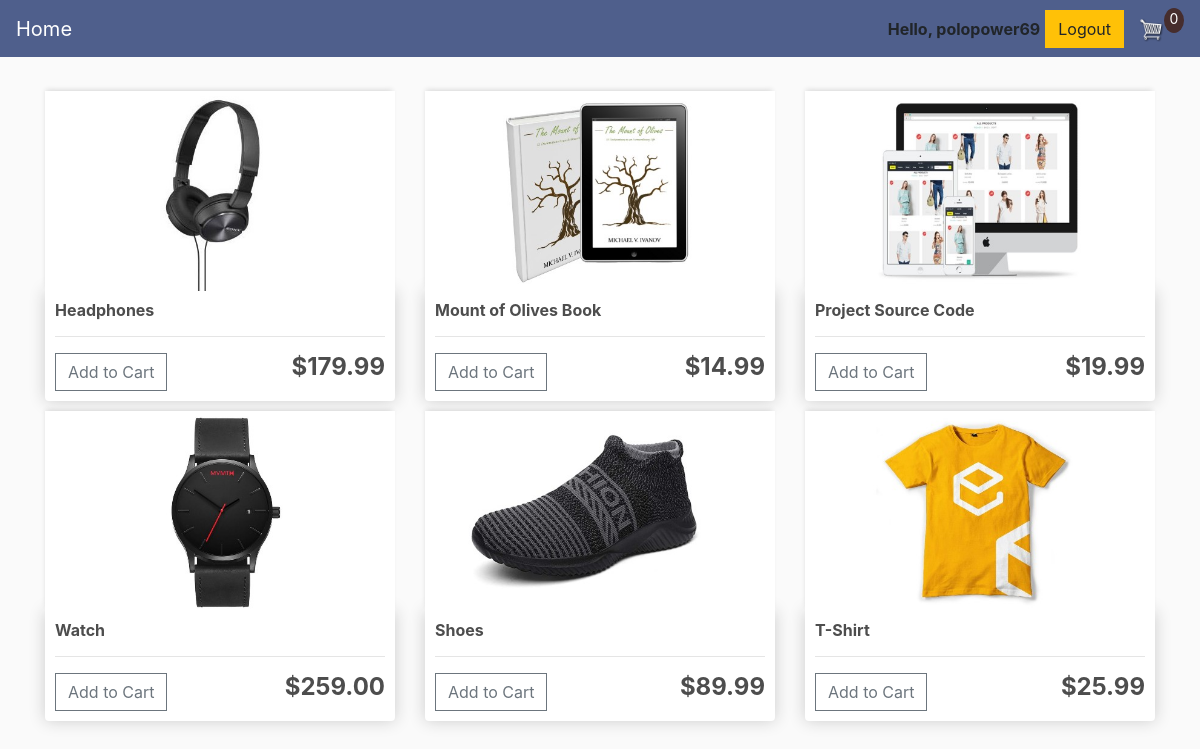
Screenshot of / (signed in) with the database file from the repository.
### store/models.py (models this page shows, shortened)
class Product(models.Model):
    name = models.CharField(max_length=200, null=True)
    price = models.FloatField()
    digital = models.BooleanField(default=False, null=True, blank=True)
    image = models.ImageField(null=True, blank=True)
    @property
    def imageURL(self):
        try:
            url = self.image.url
        except:
            url = ''
        return url

### store/views.py (the view)
# urls.py: path('', include('store.urls')),
@login_required(login_url='login')
def store(request):
	try:
		customer = request.user.customer
	except:
		customer = Customer.objects.create(user=request.user)
	order, created = Order.objects.get_or_create(
		customer=customer, complete=False)
	items = order.orderitem_set.all()
	cartItems = order.get_cart_items
	products = Product.objects.all()
	context = {'products': products, 'cartItems':cartItems}
	return render(request, 'store/store.html', context)

### store/models.py (called while the page is built)
    @property
    def get_cart_items(self):
        orderitems = self.orderitem_set.all()
        total = sum([item.quantity for item in orderitems])
        return total

### store/templates/store/store.html (shortened to what this page needs)
{% extends 'store/main.html' %}
{% load static %}
{% block content %}
    <div class="row">
        {% for product in products %}
        <div class="col-lg-4">
            <img class="thumbnail" src="{{product.imageURL}}">
            <div class="box-element product">
                <h6><strong>{{product.name}}</strong></h6>
				<hr>
                <button data-product="{{product.id}}" data-action="add" class="btn btn-outline-secondary add-btn update-cart">Add to Cart</button>
				<h4 style="display: inline-block; float: right"><strong>${{product.price|floatformat:2}}</strong></h4>
            </div>
        </div>
        {% endfor %}
    </div>
{% endblock content %}

### store/templates/store/main.html (shortened to what this page needs)
<!DOCTYPE html>
{% load static %}
<html lang="en">
<head>
    <link rel="stylesheet" href="https://stackpath.bootstrapcdn.com/bootstrap/4.4.1/css/bootstrap.min.css">
    <link rel="stylesheet" href="{% static 'css/main.css' %}">
</head>
<body>
    <nav class="navbar navbar-expand-lg navbar-dark bg-dark">
        <a class="navbar-brand" href="{% url 'store' %}">Home</a>
        <div class="collapse navbar-collapse" id="navbarSupportedContent">
            <div class="form-inline my-2 my-lg-0">
                <strong><span class="hello-msg" padding-right: 5px>Hello, {{request.user}}</span></strong>
                <a href="{% url 'logout' %}"class="btn btn-warning">Logout</a>
                <a href="{% url 'cart' %}">
                   <img  id="cart-icon" src="{% static 'images/cart.png' %}">
                </a>
                <p id="cart-total">{{cartItems}}</p>
            </div>
        </div>
    </nav>
    <div class="container">
        <br>
        {% block content %}
        {% endblock content %}
    </div>
</body>
</html>

### static/css/main.css (style rules this page uses)
body { background-color: hsl(0, 0%, 98%); }
h1,h2,h3,h4,h5,h6 { color:hsl(0, 0%, 30%); }
.box-element { box-shadow:hsl(0, 0%, 80%) 0 0 16px; background-color: #fff; border-radius: 4px; padding: 10px; }
.thumbnail { width: 100%; height: 200px; -webkit-box-shadow: -1px -3px 5px -2px rgba(214,214,214,1); -moz-box-shadow: -1px -3px 5px -2px rgba(214,214,214,1); box-shadow: -1px -3px 5px -2px rgba(214,214,214,1); }
.product { border-radius: 0 0 4px 4px; }
.bg-dark { background-color: #4f5f8c!important; }
#cart-icon { width:25px; display: inline-block; margin-left: 15px; }
#cart-total { display: block; text-align: center; color:#fff; background-color: rgb(70, 45, 45); width: 20px; height: 25px; border-radius: 50%; font-size: 14px; }
.col-lg-4, .col-lg-6, .col-lg-8, .col-lg-12 { margin-top: 10px; }
.btn { border-radius: 0; }
.hello-msg { padding-right: 5px; }

### rows the page displays
Product: imageURL (picture), name "Headphones", price "179.99"
Product: imageURL (picture), name "Mount of Olives Book", price "14.99"
Product: imageURL (picture), name "Project Source Code", price "19.99"
Product: imageURL (picture), name "Watch", price "259.00"
Product: imageURL (picture), name "Shoes", price "89.99"
Product: imageURL (picture), name "T-Shirt", price "25.99"

### other values shown
{{ request.user }} "polopower69"
{{ cartItems }} "0"
